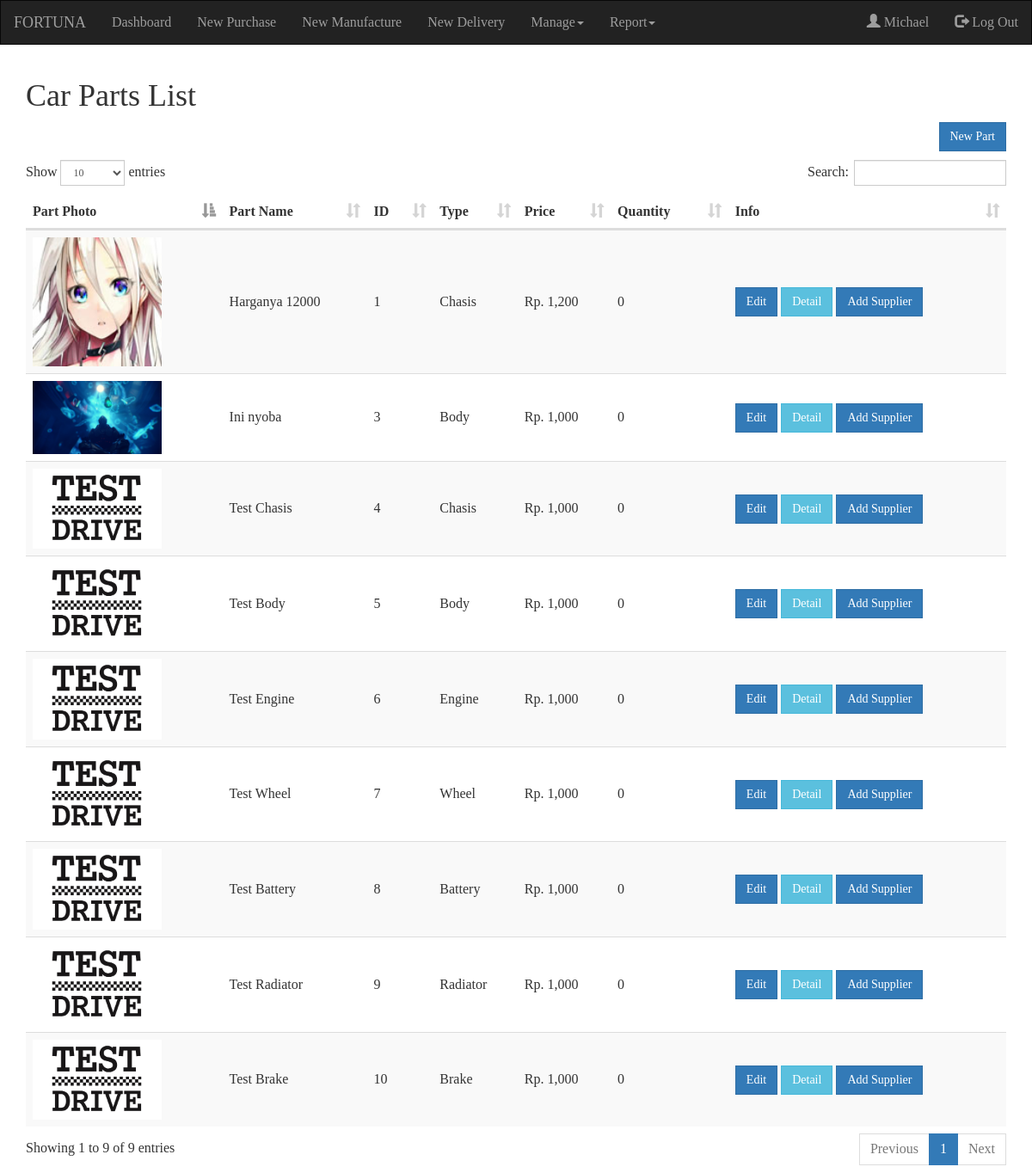
Screenshot of /manparts.php (signed in) with the database file from the repository.
### tables this page shows
CREATE TABLE `part` (
  `partId` int(12) NOT NULL,
  `partName` varchar(50) NOT NULL,
  `partQuantity` int(11) NOT NULL,
  `partPrice` int(11) NOT NULL,
  `partType` int(11) NOT NULL,
  `partPhoto` varchar(40) NOT NULL,
  `partStatus` tinyint(4) NOT NULL
);

CREATE TABLE `parttype` (
  `parttId` int(11) NOT NULL,
  `parttName` varchar(30) NOT NULL,
  `parttLimit` int(11) NOT NULL,
  `parttStatus` tinyint(4) NOT NULL
);

### koneksi.php (called while the page is built, shortened)
<?php
$con=mysqli_connect('localhost', 'root', '', 'uas_pos');
function queryRun($query){
  global $con;
  $hello=mysqli_query($con, $query);
  return $hello;
}
function queryTable($query){
  $hello=mysqli_fetch_assoc($query);
  return $hello;
}
?>

### manparts.php (the view, shortened to what this page needs)
<?php
if(isset($_SESSION['empId']) AND $_SESSION['positionAccess'] <= 2){
  ?>
  <!DOCTYPE html>
  <html lang="en">
  <head>
    <link rel="stylesheet" href="https://maxcdn.bootstrapcdn.com/bootstrap/3.3.7/css/bootstrap.min.css">
    <link rel="stylesheet" href="css/css.css">
      <link rel="stylesheet" href="css/dataTables.bootstrap.min.css">
  </head>
  <body>
    <?php include('koneksi.php');
    function showParts(){
      $query=queryRun("SELECT part.partId, part.partName, part.partPrice, part.partPhoto, part.partQuantity, parttype.parttName FROM part, parttype WHERE partStatus=1 AND part.partType=parttype.parttId");
      while($hasil=queryTable($query)){
        $id=$hasil['partId'];
        $name=$hasil['partName'];
        $price=$hasil['partPrice'];
        $photo=$hasil['partPhoto'];
        $quantity=$hasil['partQuantity'];
        $type=$hasil['parttName'];
        ?>
        <tr>
          <td><img src="images/part/<?php echo $photo?>"></td>
          <td><?php echo $name?></td>
          <td><?php echo $id?></td>
            <td><?php echo $type?></td>
          <td><?php echo "Rp. ".number_format($price)?></td>
          <td><?php echo $quantity?></td>
          <td>
            <a href="partedit.php?id=<?php echo $id?>" class="btn btn-primary">Edit</a>
            <a href="partdetail.php?id=<?php echo $id?>" class="btn btn-info">Detail</a>
            <a href="partsupp.php?id=<?php echo $id?>" class="btn btn-primary">Add Supplier</a>
          </td>
        </tr>
        <?php
      }
    }
    ?>
    <nav class="navbar navbar-inverse">
      <div class="container-fluid">
        <div class="navbar-header">
          <a class="navbar-brand" href="#">FORTUNA</a>
        </div>
        <ul class="nav navbar-nav">
          <li><a href="dashboard.php">Dashboard</a></li>
            <li><a href="newpurchase.php">New Purchase</a></li>
            <li><a href="newmanufactur.php">New Manufacture</a></li>
            <li><a href="newdelivery.php">New Delivery</a></li>
            <?php
              if($_SESSION['positionAccess'] <= 2){
                ?>
          <li class="dropdown"><a class="dropdown-toggle" data-toggle="dropdown"href="#">Manage<span class="caret"></span></a>
          </li>
            <?php
              }
            ?>
            <li class="dropdown"><a class="dropdown-toggle" data-toggle="dropdown"href="#">Report<span class="caret"></span></a>
          </li>
        </ul>
        <ul class="nav navbar-nav navbar-right">
          <li><a href="#"><span class="glyphicon glyphicon-user"></span> <?php echo $_SESSION['name']?></a> </li>
          <li><a href="login.php?logout=1"><span class="glyphicon glyphicon-log-out"></span> Log Out</a></li>
      </ul>
      </div>
    </nav>
    <div class="container">
      <h1>Car Parts List</h1>
      <div class=text-right>
        <a href="newpart.php" class="btn btn-primary">New Part</a>
      </div>
      <table id=example1 class="table table-striped">
        <thead>
          <tr>
            <th>Part Photo</th>
            <th>Part Name</th>
            <th>ID</th>
              <th>Type</th>
            <th>Price</th>
            <th>Quantity</th>
            <th>Info</th>
          </tr>
        </thead>
        <?php
        showParts();
        ?>
      </table>
    </div>
  </body>
  </html>
<?php
} ?>

### css/css.css (style rules this page uses)
body { font-family: moon; font-size: 16px; }
.navbar-brand { font-family: oneday; }
.nav { font-size: 16px; }

### manparts.php (style rules this page uses)
.table > tbody > tr > td { vertical-align: middle; }
.text-right { margin-bottom: 10px }
* { border-radius: 0 !important; }
img { width: 150px }

### rows the page displays
part: partPhoto (picture), partName "Harganya 12000", partId "1", parttype.parttName "Chasis", partPrice "1,200", partQuantity "0"
part: partPhoto (picture), partName "Ini nyoba", partId "3", parttype.parttName "Body", partPrice "1,000", partQuantity "0"
part: partPhoto (picture), partName "Test Chasis", partId "4", parttype.parttName "Chasis", partPrice "1,000", partQuantity "0"
part: partPhoto (picture), partName "Test Body", partId "5", parttype.parttName "Body", partPrice "1,000", partQuantity "0"
part: partPhoto (picture), partName "Test Engine", partId "6", parttype.parttName "Engine", partPrice "1,000", partQuantity "0"
part: partPhoto (picture), partName "Test Wheel", partId "7", parttype.parttName "Wheel", partPrice "1,000", partQuantity "0"
part: partPhoto (picture), partName "Test Battery", partId "8", parttype.parttName "Battery", partPrice "1,000", partQuantity "0"
part: partPhoto (picture), partName "Test Radiator", partId "9", parttype.parttName "Radiator", partPrice "1,000", partQuantity "0"
part: partPhoto (picture), partName "Test Brake", partId "10", parttype.parttName "Brake", partPrice "1,000", partQuantity "0"

### other values shown
$_SESSION['name'] "Michael"
